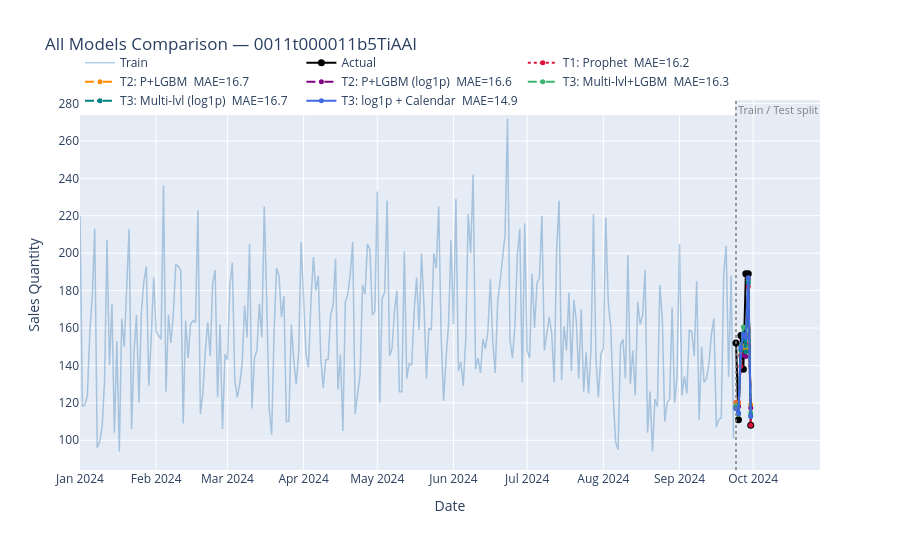

Here is the notebook cell this chart was saved with:
### Code cell
# ── Technique 3 (log1p): multi-level Prophet features, log-transformed target
import holidays as pyholidays


def objective_t3_log(trial):
    params = dict(
        n_estimators=trial.suggest_int("n_estimators", 50, 400),
        learning_rate=trial.suggest_float("learning_rate", 0.01, 0.3, log=True),
        num_leaves=trial.suggest_int("num_leaves", 8, 64),
        min_child_samples=trial.suggest_int("min_child_samples", 3, 30),
        subsample=trial.suggest_float("subsample", 0.6, 1.0),
        verbosity=-1,
        random_state=42,
    )
    fold_maes = []
    for tr_idx, val_idx in tscv.split(X_t3_train):
        m = lgb.LGBMRegressor(**params)
        m.fit(X_t3_train.iloc[tr_idx], y_log_train[tr_idx])
        preds_log = m.predict(X_t3_train.iloc[val_idx])
        fold_maes.append(
            mean_absolute_error(np.expm1(y_log_train[val_idx]), np.expm1(preds_log))
        )
    return np.mean(fold_maes)


study_t3_log = optuna.create_study(direction="minimize")
study_t3_log.optimize(objective_t3_log, n_trials=60)
print("Best CV MAE (T3-log):", round(study_t3_log.best_value, 3))

best_t3_log = lgb.LGBMRegressor(
    **study_t3_log.best_params, verbosity=-1, random_state=42
)
best_t3_log.fit(X_t3_train, y_log_train)

t3_log_preds = np.expm1(best_t3_log.predict(X_t3_test))
t3_log_mae = mean_absolute_error(y_t2_test, t3_log_preds)
t3_log_rmse = root_mean_squared_error(y_t2_test, t3_log_preds)
print(f"T3 log1p  MAE: {t3_log_mae:.2f} | RMSE: {t3_log_rmse:.2f}")

# ── Calendar regressors ───────────────────────────────────────────────────
# French holiday dates as sorted ordinals for fast searchsorted lookup
_years = range(df_train["ds"].dt.year.min(), df_test["ds"].dt.year.max() + 2)
_fr_hols = pyholidays.France(years=_years)
_hol_ords = np.array(sorted(d.toordinal() for d in _fr_hols.keys()))


def add_calendar_regressors(ds_series):
    ds_idx = pd.DatetimeIndex(pd.to_datetime(ds_series))
    date_ords = np.array([d.toordinal() for d in ds_idx.date])

    # days to next holiday (cap at 30 if none ahead)
    idx_next = np.searchsorted(_hol_ords, date_ords)
    days_to_next = np.where(
        idx_next < len(_hol_ords),
        _hol_ords[np.minimum(idx_next, len(_hol_ords) - 1)] - date_ords,
        30,
    )

    # days since last holiday (cap at 30 if none before)
    idx_last = np.searchsorted(_hol_ords, date_ords, side="right") - 1
    days_from_last = np.where(
        idx_last >= 0,
        date_ords - _hol_ords[np.maximum(idx_last, 0)],
        30,
    )

    return pd.DataFrame(
        {
            "days_to_next_holiday": days_to_next,
            "days_from_last_holiday": days_from_last,
            "is_month_start": (ds_idx.day <= 5).astype(int),
            "is_month_end": (ds_idx.day >= 26).astype(int),
        }
    ).reset_index(drop=True)


cal_train = add_calendar_regressors(df_train["ds"].values)
cal_test = add_calendar_regressors(df_test["ds"].values)

X_t3_enh_train = pd.concat([X_t3_train.reset_index(drop=True), cal_train], axis=1)
X_t3_enh_test = pd.concat([X_t3_test.reset_index(drop=True), cal_test], axis=1)
print(f"\nEnhanced features: {X_t3_enh_train.shape[1]}  (was {X_t3_train.shape[1]})")


# ── T3 log1p + calendar regressors ───────────────────────────────────────
def objective_t3_cal(trial):
    params = dict(
        n_estimators=trial.suggest_int("n_estimators", 50, 400),
        learning_rate=trial.suggest_float("learning_rate", 0.01, 0.3, log=True),
        num_leaves=trial.suggest_int("num_leaves", 8, 64),
        min_child_samples=trial.suggest_int("min_child_samples", 3, 30),
        subsample=trial.suggest_float("subsample", 0.6, 1.0),
        verbosity=-1,
        random_state=42,
    )
    fold_maes = []
    for tr_idx, val_idx in tscv.split(X_t3_enh_train):
        m = lgb.LGBMRegressor(**params)
        m.fit(X_t3_enh_train.iloc[tr_idx], y_log_train[tr_idx])
        preds_log = m.predict(X_t3_enh_train.iloc[val_idx])
        fold_maes.append(
            mean_absolute_error(np.expm1(y_log_train[val_idx]), np.expm1(preds_log))
        )
    return np.mean(fold_maes)


study_t3_cal = optuna.create_study(direction="minimize")
study_t3_cal.optimize(objective_t3_cal, n_trials=60)
print("Best CV MAE (T3-log+cal):", round(study_t3_cal.best_value, 3))

best_t3_cal = lgb.LGBMRegressor(
    **study_t3_cal.best_params, verbosity=-1, random_state=42
)
best_t3_cal.fit(X_t3_enh_train, y_log_train)

t3_cal_preds = np.expm1(best_t3_cal.predict(X_t3_enh_test))
t3_cal_mae = mean_absolute_error(y_t2_test, t3_cal_preds)
t3_cal_rmse = root_mean_squared_error(y_t2_test, t3_cal_preds)
print(f"T3 log1p + calendar  MAE: {t3_cal_mae:.2f} | RMSE: {t3_cal_rmse:.2f}")

# Feature importance
feat_imp = pd.Series(
    best_t3_cal.feature_importances_,
    index=X_t3_enh_train.columns,
).sort_values(ascending=False)
print("\nTop 10 features:")
print(feat_imp.head(10).to_string())

# ── Final summary ─────────────────────────────────────────────────────────
summary = {
    "T1: Prophet": (mae, rmse),
    "T2: P+LGBM": (t2_mae, t2_rmse),
    "T2: P+LGBM (log1p)": (t2_log_mae, t2_log_rmse),
    "T3: Multi-lvl+LGBM": (t3_mae, t3_rmse),
    "T3: Multi-lvl (log1p)": (t3_log_mae, t3_log_rmse),
    "T3: log1p + Calendar": (t3_cal_mae, t3_cal_rmse),
}
print("\n── Summary ──────────────────────────────────────")
print(f"{'Model':<28} {'MAE':>8} {'RMSE':>8}")
print("-" * 46)
for name, (m_mae, m_rmse) in summary.items():
    marker = "  ◀ best" if m_mae == min(v[0] for v in summary.values()) else ""
    print(f"{name:<28} {m_mae:>8.2f} {m_rmse:>8.2f}{marker}")

# ── Comparison chart (all 6) ──────────────────────────────────────────────
colors = ["crimson", "darkorange", "purple", "mediumseagreen", "teal", "royalblue"]
dashes = ["dot", "dash", "dash", "dashdot", "dashdot", "solid"]
preds_map = [
    (best_eval["ds"], best_eval["yhat"], "T1: Prophet"),
    (df_test["ds"], t2_preds, "T2: P+LGBM"),
    (df_test["ds"], t2_log_preds, "T2: P+LGBM (log1p)"),
    (df_test["ds"], t3_preds, "T3: Multi-lvl+LGBM"),
    (df_test["ds"], t3_log_preds, "T3: Multi-lvl (log1p)"),
    (df_test["ds"], t3_cal_preds, "T3: log1p + Calendar"),
]

fig_all = go.Figure()
fig_all.add_trace(
    go.Scatter(
        x=df_train["ds"],
        y=df_train["y"],
        name="Train",
        mode="lines",
        line=dict(color="steelblue", width=1.5),
        opacity=0.4,
    )
)
fig_all.add_trace(
    go.Scatter(
        x=df_test["ds"],
        y=y_t2_test,
        name="Actual",
        mode="lines+markers",
        line=dict(color="black", width=2),
        marker=dict(size=7),
    )
)
for (xs, ys, label), color, dash in zip(preds_map, colors, dashes):
    m_mae, _ = summary[label]
    fig_all.add_trace(
        go.Scatter(
            x=xs,
            y=ys,
            name=f"{label}  MAE={m_mae:.1f}",
            mode="lines+markers",
            line=dict(color=color, width=2, dash=dash),
            marker=dict(size=5),
        )
    )
fig_all.add_shape(
    type="line",
    x0=split_date,
    x1=split_date,
    y0=0,
    y1=1,
    xref="x",
    yref="paper",
    line=dict(color="gray", dash="dot", width=1.5),
)
fig_all.add_annotation(
    x=split_date,
    y=1,
    xref="x",
    yref="paper",
    text="Train / Test split",
    showarrow=False,
    xanchor="left",
    yanchor="top",
    font=dict(color="gray", size=11),
)
fig_all.update_layout(
    title=f"All Models Comparison — {selected_customer}",
    xaxis_title="Date",
    yaxis_title="Sales Quantity",
    hovermode="x unified",
    height=550,
    legend=dict(orientation="h", y=1.14, x=0),
)
fig_all.show()

### Figure 1 — Plotly figure (JSON) as saved in the notebook; plotly's stock layout.template omitted (floating-point values rounded to 4 significant figures; data arrays with more than 128 entries replaced by an {"elided": "..."} marker saying what was removed)
{"data": [{"line": {"color": "steelblue", "width": 1.5}, "mode": "lines", "name": "Train", "opacity": 0.4, "type": "scatter", "x": {"elided": "267 str values"}, "y": {"elided": "267 float values"}}, {"line": {"color": "black", "width": 2}, "marker": {"size": 7}, "mode": "lines+markers", "name": "Actual", "type": "scatter", "x": ["2024-09-24T00:00:00.000000000", "2024-09-25T00:00:00.000000000", "2024-09-26T00:00:00.000000000", "2024-09-27T00:00:00.000000000", "2024-09-28T00:00:00.000000000", "2024-09-29T00:00:00.000000000", "2024-09-30T00:00:00.000000000"], "y": [152.0, 111.0, 156.0, 138.0, 189.0, 189.0, 108.0]}, {"line": {"color": "crimson", "dash": "dot", "width": 2}, "marker": {"size": 5}, "mode": "lines+markers", "name": "T1: Prophet  MAE=16.2", "type": "scatter", "x": ["2024-09-24T00:00:00.000000000", "2024-09-25T00:00:00.000000000", "2024-09-26T00:00:00.000000000", "2024-09-27T00:00:00.000000000", "2024-09-28T00:00:00.000000000", "2024-09-29T00:00:00.000000000", "2024-09-30T00:00:00.000000000"], "y": [120.3, 120.4, 139.6, 149.5, 151.4, 182.2, 108.0]}, {"line": {"color": "darkorange", "dash": "dash", "width": 2}, "marker": {"size": 5}, "mode": "lines+markers", "name": "T2: P+LGBM  MAE=16.7", "type": "scatter", "x": ["2024-09-24T00:00:00.000000000", "2024-09-25T00:00:00.000000000", "2024-09-26T00:00:00.000000000", "2024-09-27T00:00:00.000000000", "2024-09-28T00:00:00.000000000", "2024-09-29T00:00:00.000000000", "2024-09-30T00:00:00.000000000"], "y": [120.1, 119.8, 146.0, 150.4, 148.7, 186.6, 119.0]}, {"line": {"color": "purple", "dash": "dash", "width": 2}, "marker": {"size": 5}, "mode": "lines+markers", "name": "T2: P+LGBM (log1p)  MAE=16.6", "type": "scatter", "x": ["2024-09-24T00:00:00.000000000", "2024-09-25T00:00:00.000000000", "2024-09-26T00:00:00.000000000", "2024-09-27T00:00:00.000000000", "2024-09-28T00:00:00.000000000", "2024-09-29T00:00:00.000000000", "2024-09-30T00:00:00.000000000"], "y": [118.2, 118.1, 145.0, 145.5, 144.8, 185.7, 117.3]}, {"line": {"color": "mediumseagreen", "dash": "dashdot", "width": 2}, "marker": {"size": 5}, "mode": "lines+markers", "name": "T3: Multi-lvl+LGBM  MAE=16.3", "type": "scatter", "x": ["2024-09-24T00:00:00.000000000", "2024-09-25T00:00:00.000000000", "2024-09-26T00:00:00.000000000", "2024-09-27T00:00:00.000000000", "2024-09-28T00:00:00.000000000", "2024-09-29T00:00:00.000000000", "2024-09-30T00:00:00.000000000"], "y": [118.1, 113.9, 150.1, 160.5, 150.4, 185.2, 114.7]}, {"line": {"color": "teal", "dash": "dashdot", "width": 2}, "marker": {"size": 5}, "mode": "lines+markers", "name": "T3: Multi-lvl (log1p)  MAE=16.7", "type": "scatter", "x": ["2024-09-24T00:00:00.000000000", "2024-09-25T00:00:00.000000000", "2024-09-26T00:00:00.000000000", "2024-09-27T00:00:00.000000000", "2024-09-28T00:00:00.000000000", "2024-09-29T00:00:00.000000000", "2024-09-30T00:00:00.000000000"], "y": [117.1, 114.6, 148.3, 156.9, 147.3, 184.1, 113.1]}, {"line": {"color": "royalblue", "dash": "solid", "width": 2}, "marker": {"size": 5}, "mode": "lines+markers", "name": "T3: log1p + Calendar  MAE=14.9", "type": "scatter", "x": ["2024-09-24T00:00:00.000000000", "2024-09-25T00:00:00.000000000", "2024-09-26T00:00:00.000000000", "2024-09-27T00:00:00.000000000", "2024-09-28T00:00:00.000000000", "2024-09-29T00:00:00.000000000", "2024-09-30T00:00:00.000000000"], "y": [116.8, 114.4, 149.7, 156.5, 155.0, 186.9, 112.7]}], "layout": {"annotations": [{"font": {"color": "gray", "size": 11}, "showarrow": false, "text": "Train / Test split", "x": "2024-09-24", "xanchor": "left", "xref": "x", "y": 1, "yanchor": "top", "yref": "paper"}], "height": 550, "hovermode": "x unified", "legend": {"orientation": "h", "x": 0, "y": 1.14}, "shapes": [{"line": {"color": "gray", "dash": "dot", "width": 1.5}, "type": "line", "x0": "2024-09-24", "x1": "2024-09-24", "xref": "x", "y0": 0, "y1": 1, "yref": "paper"}], "title": {"text": "All Models Comparison — 0011t000011b5TiAAI"}, "xaxis": {"title": {"text": "Date"}}, "yaxis": {"title": {"text": "Sales Quantity"}}}}
